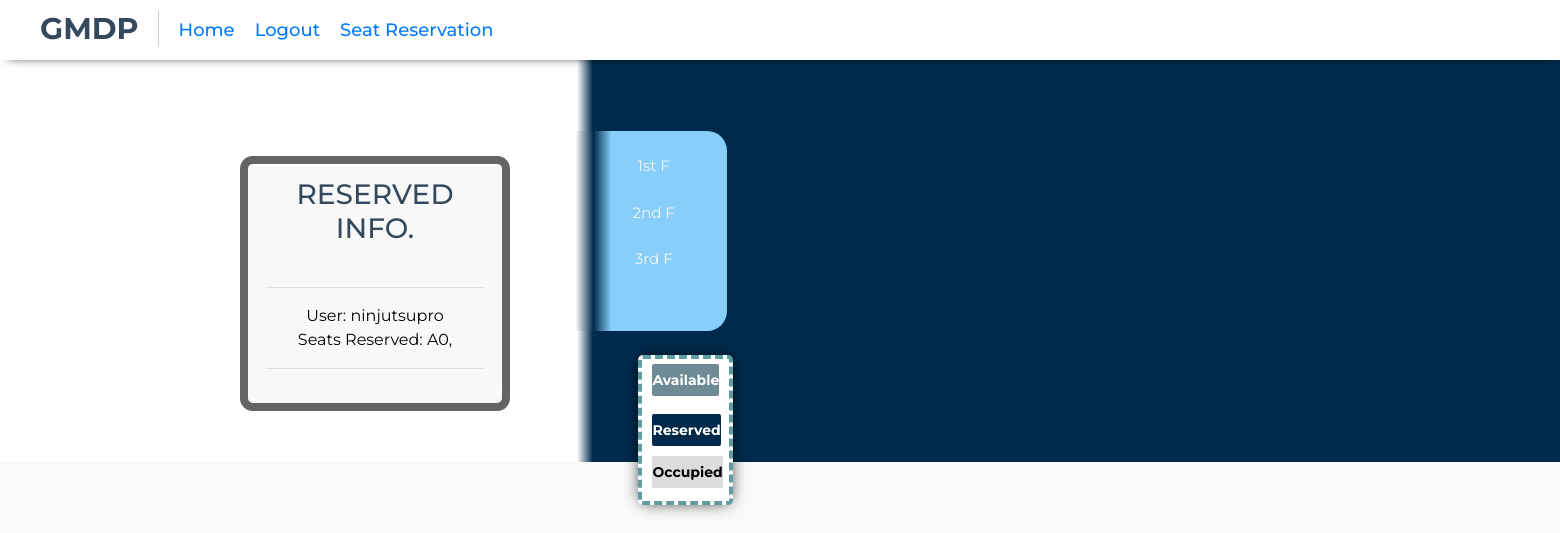
Page /seat_reservation (signed in) on the earlier database version.
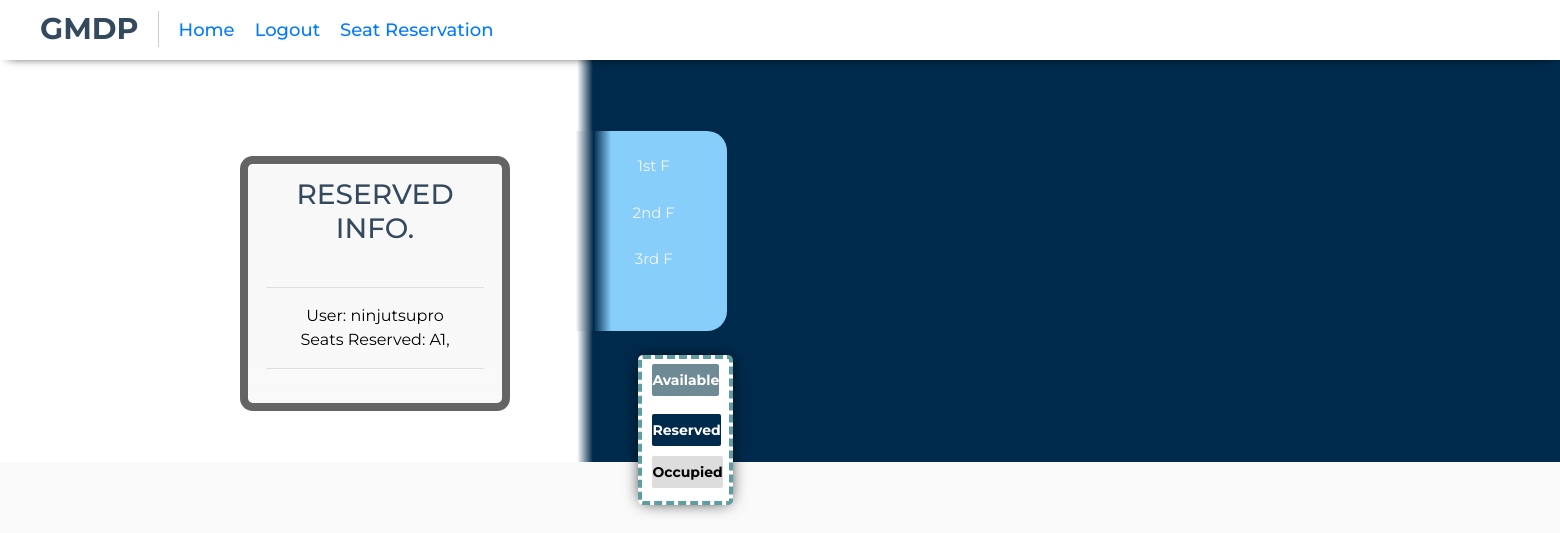
Same page on the later database version.
### gmdp/models.py (models this page shows, shortened)
class User(db.Model, UserMixin):
    __tablename__ = 'users'
    id = db.Column(db.Integer, primary_key = True)
    email = db.Column(db.String(64), unique=True, index=True)
    username = db.Column(db.String(64), unique=True, index=True)
    password_hash = db.Column(db.String(128))

class User_Seat(db.Model):
    __tablename__ = 'user_seat'
    id = db.Column(db.Integer, primary_key = True)
    user_email = db.Column(db.String(64), index=True)
    seat_id = db.Column(db.String(2))

### app.py (the view, shortened to what this page needs)
@app.route('/seat_reservation', methods=['GET','POST'])
@login_required
def seat_reservation():
    global list_random_thread
    disp = []
    user_seats = User_Seat.query.filter_by(user_email=current_user.email).all()
    for user_seat in user_seats:
        disp.append(user_seat.seat_id)
    show = False
    for threads in list_random_thread:
        show = threads.show or show
    form = ConfirmForm()
    return render_template('seat_reservation.html', form = form, disp = disp, show = show)

### gmdp/models.py (called while the page is built)
@login_manager.user_loader
def load_user(user_id):
    return User.query.get(user_id)

### gmdp/templates/seat_reservation.html (shortened to what this page needs)
{% extends "base.html" %}
{% block content %}
<head>
<link rel="stylesheet" href="../static/css/seat_style.css">
<link rel="stylesheet" href="../static/css/floor_style.css">
</head>
<div id="t1">
  <div id="t2">
    <div id="t3">
      <ul id="menu">
        <a href="#t1"><li class="icon" id="f1">&nbsp &nbsp &nbsp &nbsp 1st F</li></a>
        <a href="#t2"><li class="icon" id="f2">&nbsp &nbsp &nbsp &nbsp 2nd F</li></a>
        <a href="#t3"><li class="icon" id="f3">&nbsp &nbsp &nbsp &nbsp 3rd F</li></a>
      </ul>
    </div>
  </div>
</div>
<div class="legend">
  <ol class="table">
    <li class="row row--1">
      <ol class="seats" type="A">
        <li class="seat">
          <label>Available</label>
        </li>
	  </ol>
	</li>
	<li class="row row--2">
      <ol class="seats" type="A">
        <li class="seat">
          <checked>Reserved</checked>
        </li>
	  </ol>
	</li>
	<li class="row row--3">
      <ol class="seats" type="A">
        <li class="seat">
          <occupied>Occupied</occupied>
        </li>
	  </ol>
	</li>
  </ol>
</div>
<div id="container">
      	<section id="content">
          <h1>Reserved Info.</h1> <br>
		  <hr>
      <output>
     		  <span>User: {{current_user.username}}</span>
		  </output>
      <br>
		  <output>
        <span>Seats Reserved:
              {% for i in disp %}
              {{i}},
              {% endfor %}
        </span>
  		  </output>
		  <hr>
      </section>
</div>
{% endblock %}

### gmdp/templates/base.html (shortened to what this page needs)
<!DOCTYPE html>
<html>
  <head>
    <link rel="stylesheet" href="../static/css/nav_bar.css">
    <link rel="stylesheet" href="https://maxcdn.bootstrapcdn.com/bootstrap/4.0.0/css/bootstrap.min.css">
  </head>
  <nav>
	<div class="nav__left-container">
		<h1 class="nav__logo">GMDP</h1>
		<a class="nav__link" href="{{ url_for('home') }}">home</a>
		{% if current_user.is_authenticated %}
        <a class="nav__link" href="{{ url_for('logout') }}">logout</a>
		    <a class="nav__link" href="{{ url_for('seat_reservation') }}">Seat Reservation</a>
    {% else %}
		<a class="nav__link" href="{{ url_for('login') }}">login</a>
		<a class="nav__link" href="{{ url_for('sign_up') }}">sign up</a>
		{% endif %}
	</div>
	</nav>
<div class="container">
{% block content %}
{% endblock %}
</div>
</html>

### gmdp/static/css/nav_bar.css (style rules this page uses)
*, *::before, *::after { margin: 0; padding: 0; font-family: Montserrat; box-sizing: border-box; }
html, body { width: 100%; background: #fafafa; }
nav { width: 100%; height: 60px; padding: 0 40px; position: fixed; z-index:2; top: 0; right: 0; left: 0; background: #fff; box-shadow: 0 5px 10px -8px #000; display: flex; justify-content: space-between; align-items: center; flex-direction: row; flex-wrap: nowrap; }
.nav__left-container, nav__right-container { display: flex; align-items: center; flex-direction: row; flex-wrap: nowrap; height: 100%; }
.nav__logo { font-size: 30px; font-weight: 700; text-transform: uppercase; padding-right: 20px; margin-right: 10px; position: relative; }
.nav__logo::after { content: ''; width: 1px; height: 100%; position: absolute; right: 0; background: rgba(0,0,0,.2); }
.nav__link { font-size: 18px; font-weight: 500; text-transform: capitalize; cursor: pointer; height: 100%; padding: 0 10px; display: flex; justify-content: center; align-items: center; position: relative; overflow: hidden; }
.nav__link::after { content: ''; position: absolute; bottom: 0; width: 90%; height: 3px; background: #6600ee; transform: translateY(3px); transition: transform 250ms ease; border-radius: 8px 8px 0 0; }

### gmdp/static/css/seat_style.css (style rules this page uses)
*, *:before, *:after { box-sizing: border-box; }
ol { list-style: none; padding: 0; margin: 0; }
.seats { display: flex; flex-direction: row; flex-wrap: nowrap; justify-content: flex-start; }
.seat { display: flex; flex: 0 0 16.428571%; padding: 5px; position: relative; }
.seat label { display: block; position: relative; width: 100%; text-align: center; font-size: 14px; font-weight: bold; line-height: 1.5rem; padding: 4px 0; color: #fff; background: #6e8a94; border-radius: 2px; animation-duration: 300ms; animation-fill-mode: both; transition-duration: 300ms; }
.seat occupied { display: block; position: relative; width: 100%; text-align: center; font-size: 14px; font-weight: bold; line-height: 1.5rem; padding: 4px 0; color: #000000; background: #ddd; border-radius: 2px; }
.seat checked { display: block; position: relative; width: 100%; text-align: center; font-size: 14px; font-weight: bold; line-height: 1.5rem; padding: 4px 0; color: #fff; background: #002a4c; border-radius: 2px; }
.legend { margin: 20px auto; width: 100%; height: 90%; border-style:dashed; border-width: 4px; border-color:cadetblue; max-width: 95px; max-height: 150px; border-radius: 5px; background-color:rgba(255,255,255,1.00); padding: 0px 0px; box-shadow: 0px 0px 17px -4px #000; transform: translate(-100%,220%); }
.container { margin: 25px auto; position: relative; width: 900px; }
#content { transform: translate(-150%,-20%); background: #F5E1A4; background: -moz-linear-gradient(top, rgba(248,248,248,1) 0%, rgba(249,249,249,1) 100%); background: -webkit-linear-gradient(top, rgba(248,248,248,1) 0%,rgba(249,249,249,1) 100%); background: -o-linear-gradient(top, rgba(248,248,248,1) 0%,rgba(249,249,249,1) 100%); background: -ms-linear-gradient(top, rgba(248,248,248,1) 0%,rgba(249,249,249,1) 100%); background: linear-gradient(top, rgba(248,248,248,1) 0%,rgba(249,249,249,1) 100%); filter: progid:DXImageTransform.Microsoft.gradient( startColorstr='#f8f8f8', endColorstr='#f9f9f9',GradientType=0 ); -webkit-box-shadow: 0 1px 0 #fff inset; -moz-box-shadow: 0 1px 0 #fff inset; -ms-box-shadow: 0 1px 0 #fff inset; -o-box-shadow: 0 1px 0 #fff inset; box-shadow: 0 1px 0 #fff inset; border: 8px solid rgba(100, 100, 100, 1); border-radius: 0.8em; margin: 2em auto; padding: 14px 18px 18px; position: relative; text-align: center; text-shadow: 0 1px 0 #fff; width:270px; }
h1 { font-size:28px;text-transform:uppercase;margin-bottom: 2px; }
h1,h2,h3,h4,h5,h6 { color:#34495e; }
a { text-decoration: none; }

### gmdp/static/css/floor_style.css (style rules this page uses)
ul { width:11.4vw; height:12.8vw; background:linear-gradient(to right,white 15%,#002a4c 25%,#87CEFA 35%,#87CEFA); position:fixed; top:8.4vw; left:35.2vw; z-index:1; border-radius:0 20px 20px 0; }
li { transition:all .3s ease-in-out; }
ul > a { text-decoration:none; list-style:none; margin:25px; font-size:15px; text-align:center; color:whitesmoke; }

Differences in the rows shown:
no longer on this page (row edited): User_Seat: seat "A0"
now on this page (row edited): User_Seat: seat "A1"
